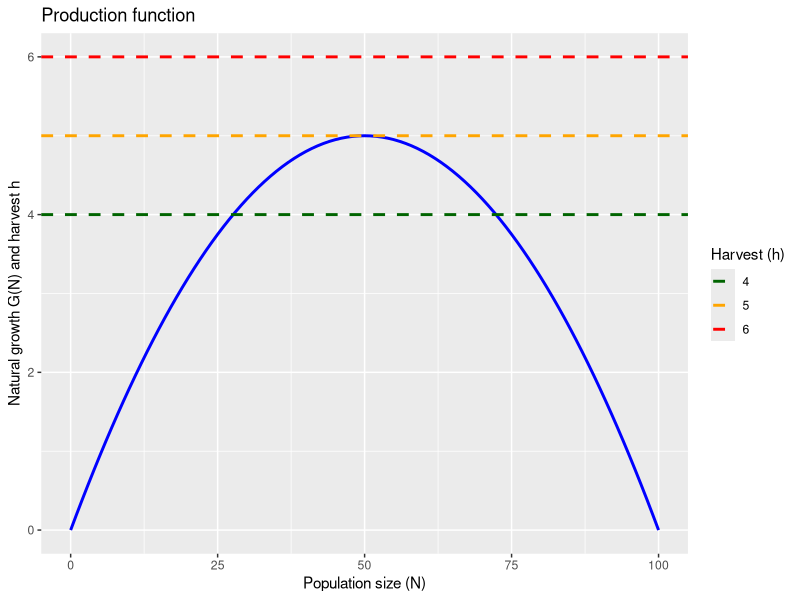
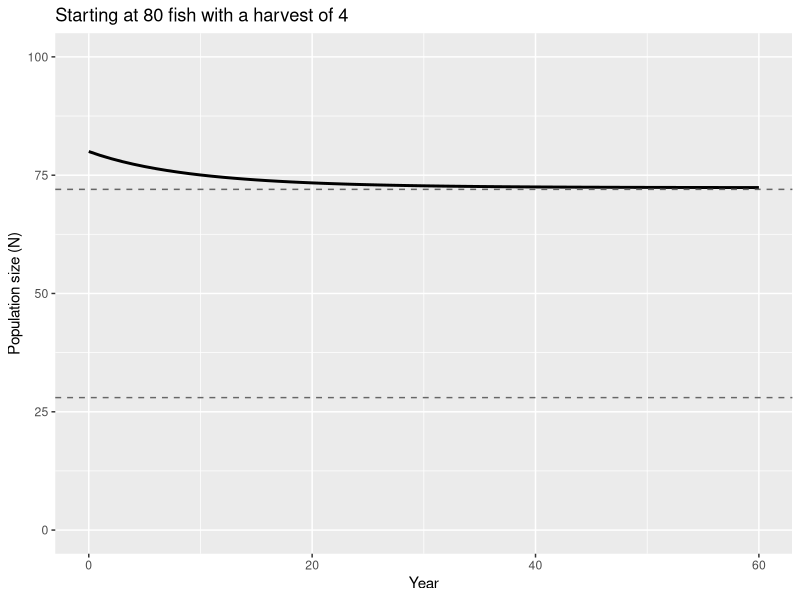
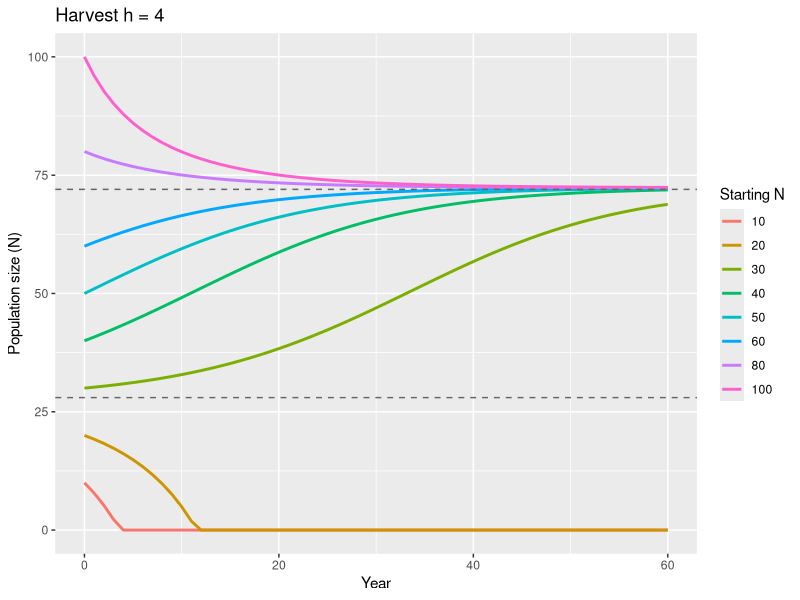
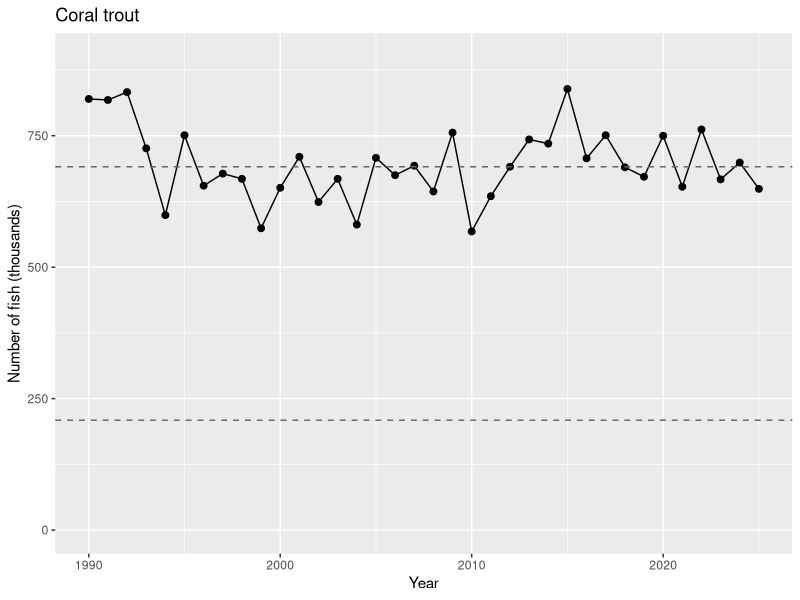
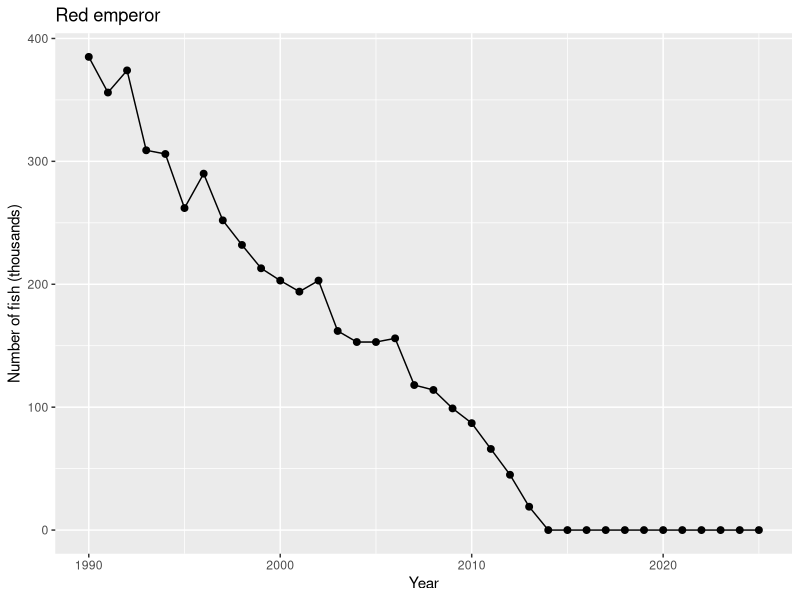
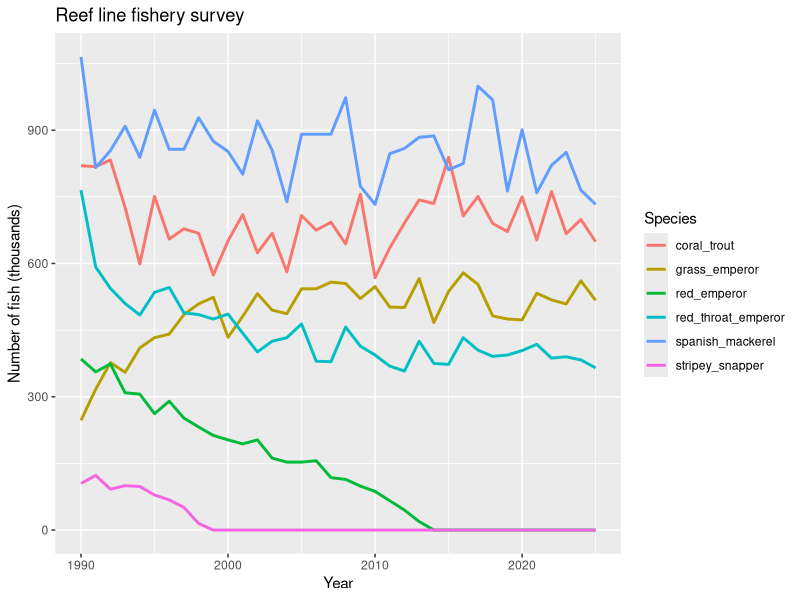
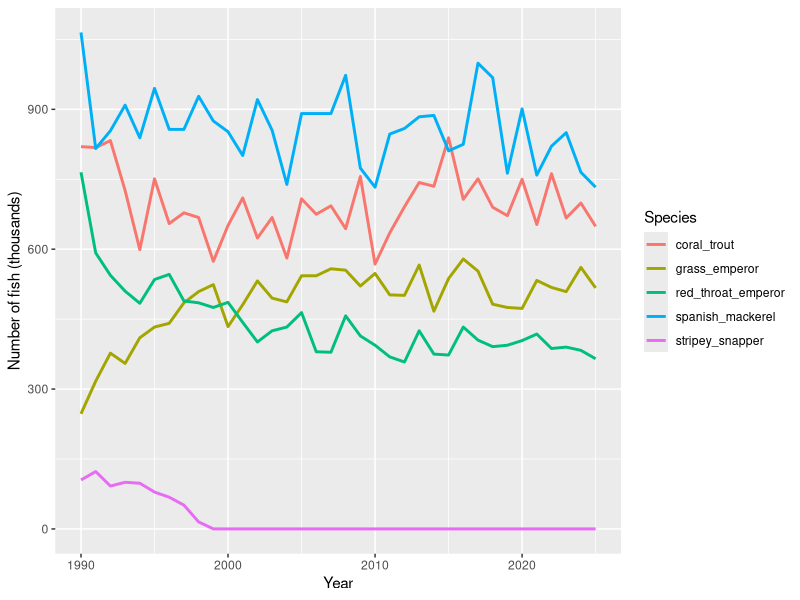

Source code (R) for these figures, in order:
## ---- chunk 1
knitr::opts_chunk$set(echo = TRUE)
## ---- chunk 2
# Carrying capacity K: the largest population the environment can support
K <- 100

# Per capita growth rate R0 when the population is tiny and there's no crowding
R0 <- 0.2

# The three harvests (fish per year) we will compare, the same as the lectures
harvests <- c(4, 5, 6)

## ---- chunk 3
# Build a data frame of population sizes from 0 to K in steps of 1
production <- data.frame(N = seq(0, K, by = 1))

# Calculate natural growth G(N) for every one of those population sizes
production$G_N <- R0 * (1 - production$N / K) * production$N

# Have a look at the first six rows
head(production)

## ---- chunk 4
# Load ggplot2. Every document has to load the packages it uses, in a chunk
library(ggplot2)

# Put the three harvests into a small data frame so that ggplot can draw a
# line for each one
harvest_lines <- data.frame(h = harvests)

# Plot the production function G(N) against N as a line
ggplot(production, aes(x = N, y = G_N)) +
  geom_line(colour = "blue", linewidth = 1) +
  # Add a dashed horizontal line for each harvest. factor() treats each harvest
  # as a separate group, so each one gets its own colour and legend entry
  geom_hline(data = harvest_lines, aes(yintercept = h, colour = factor(h)),
             linetype = "dashed", linewidth = 1) +
  # Choose the colour for each harvest and give the legend a title
  scale_colour_manual(name = "Harvest (h)",
                      values = c("4" = "darkgreen", "5" = "orange", "6" = "red")) +
  labs(x = "Population size (N)",
       y = "Natural growth G(N) and harvest h",
       title = "Production function")

## ---- chunk 5
# Rows 1 to 5, all columns
production[1:5, ]

# Rows 1, 51 and 101 (N = 0, 50 and 100), all columns. c() combines the numbers
production[c(1, 51, 101), ]

# All rows, but only the G_N column. This gives a vector, just like production$G_N
head(production[, "G_N"])

## ---- chunk 6
# Is G(N) greater than 4? This gives one TRUE or FALSE for every row
head(production$G_N > 4)

## ---- chunk 7
# Keep only the rows where G(N) is greater than 4.8
production[production$G_N > 4.8, ]

## ---- chunk 8
# Rows where N is between 45 and 55. Both conditions must be TRUE, so use &
production[production$N >= 45 & production$N <= 55, ]

## ---- chunk 9
# Find the row where G(N) is equal to its largest value
production[production$G_N == max(production$G_N), ]

## ---- chunk 10
# Population size at the maximum sustainable yield
N_MSY <- K / 2

# The maximum sustainable yield
MSY <- R0 * K / 4

# Print both
N_MSY
MSY

## ---- chunk 11
# Keep only the population sizes where natural growth can keep up with a harvest of 4
can_sustain_4 <- production[production$G_N >= 4, ]

# How many rows are there?
nrow(can_sustain_4)

# Look at the first few and last few rows
head(can_sustain_4)
tail(can_sustain_4)

## ---- chunk 12
# Store the two approximate equilibria for a harvest of 4
lower_eq <- min(can_sustain_4$N)
upper_eq <- max(can_sustain_4$N)

# The same trick for a harvest of 5
production[production$G_N >= 5, ]

# And for a harvest of 6
production[production$G_N >= 6, ]

## ---- chunk 13
# a. Keep the rows where G(N) is at least 3, then look at the smallest and largest N
can_sustain_3 <- production[production$G_N >= 3, ]
min(can_sustain_3$N)
max(can_sustain_3$N)

# b. Pick out the G_N value in the rows where N is 25 and where N is 75.
# They're the same because the production function is symmetric about N = K/2
production[production$N == 25, "G_N"]
production[production$N == 75, "G_N"]

# c. Count the rows where G(N) is less than 1
nrow(production[production$G_N < 1, ])

# d. Use | for OR
production[production$N < 5 | production$N > 95, ]

## ---- chunk 14
# Number of years to run each simulation for
n_years <- 60

# Starting population and harvest for this simulation
N0 <- 80
h <- 4

# An empty vector with one slot for each year, from year 0 to year 60
N <- numeric(n_years + 1)

# Put the starting population in the first slot
N[1] <- N0

# Step the model forward one year at a time using N(t+1) = N(t) + G(N(t)) - h.
# A population can't have fewer than zero fish, so max(0, ...) takes whichever
# is bigger, zero or the new population size
for (t in 1:n_years) {
  N[t + 1] <- max(0, N[t] + R0 * (1 - N[t] / K) * N[t] - h)
}

# ggplot needs a data frame, so put the years and population sizes into one
one_sim <- data.frame(year = 0:n_years, N = N)

# Plot the population over time
ggplot(one_sim, aes(x = year, y = N)) +
  geom_line(linewidth = 1) +
  # Add the two equilibria we found earlier as dashed grey lines
  geom_hline(yintercept = c(lower_eq, upper_eq), linetype = "dashed", colour = "grey40") +
  # Show the y axis from 0 to K
  coord_cartesian(ylim = c(0, K)) +
  labs(x = "Year",
       y = "Population size (N)",
       title = "Starting at 80 fish with a harvest of 4")

## ---- chunk 15
# Every combination of 8 starting populations and our 3 harvests, 24 scenarios in all
scenarios <- expand.grid(N0 = c(10, 20, 30, 40, 50, 60, 80, 100),
                         h = harvests)

# Have a look
scenarios

## ---- chunk 16
# An empty data frame to collect the results of every simulation
simulations <- data.frame()

# The outer loop: go through the scenarios one row at a time
for (s in 1:nrow(scenarios)) {

  # Use subsetting to pull out the starting population and harvest for this scenario
  N0 <- scenarios[s, "N0"]
  h <- scenarios[s, "h"]

  # The inner loop: exactly the same simulation as before
  N <- numeric(n_years + 1)
  N[1] <- N0
  for (t in 1:n_years) {
    N[t + 1] <- max(0, N[t] + R0 * (1 - N[t] / K) * N[t] - h)
  }

  # Store this simulation in a small data frame, one row per year
  one_run <- data.frame(year = 0:n_years, N = N, N0 = N0, h = h)

  # rbind() stacks one data frame on the bottom of another
  simulations <- rbind(simulations, one_run)
}

# Check what we've made
str(simulations)

## ---- chunk 17
# The simulation that started at 30 fish with a harvest of 4
run_30_4 <- simulations[simulations$h == 4 & simulations$N0 == 30, ]

# Look at the first and last few years
head(run_30_4)
tail(run_30_4)

## ---- chunk 18
# Keep only the rows from the final year
final <- simulations[simulations$year == n_years, ]

# Have a look
final

## ---- chunk 19
# TRUE if the population ended at zero, FALSE if it didn't
final$collapsed <- final$N == 0

# Only the scenarios that collapsed, showing just three of the columns
final[final$collapsed == TRUE, c("h", "N0", "N")]

# sum() counts the TRUEs, because R treats TRUE as 1 and FALSE as 0
sum(final$collapsed)

## ---- chunk 20
# Final population for the scenarios that started at 20, 30 or 40 fish
final[final$N0 %in% c(20, 30, 40), c("h", "N0", "N")]

## ---- chunk 21
# Sort the final populations from smallest to largest
final[order(final$N), c("h", "N0", "N")]

## ---- chunk 22
# Choose which harvest to plot
h_plot <- 4

# Subset out the simulations for that harvest
sims_h <- simulations[simulations$h == h_plot, ]

# One line per starting population. factor() turns N0 into groups, so each
# starting population gets its own colour
ggplot(sims_h, aes(x = year, y = N, colour = factor(N0))) +
  geom_line(linewidth = 1) +
  # Add the two equilibria we found for a harvest of 4
  geom_hline(yintercept = c(lower_eq, upper_eq), linetype = "dashed", colour = "grey40") +
  coord_cartesian(ylim = c(0, K)) +
  # paste() builds a title that changes with h_plot
  labs(x = "Year",
       y = "Population size (N)",
       colour = "Starting N",
       title = paste("Harvest h =", h_plot))

## ---- chunk 23
# b. Rows of final where h is 5 AND the population collapsed, then just the N0 column
final[final$h == 5 & final$collapsed == TRUE, "N0"]

# c. Subset out the simulation, then find the years where N is zero and take the first
run_100_6 <- simulations[simulations$h == 6 & simulations$N0 == 100, ]
min(run_100_6[run_100_6$N == 0, "year"])

# d. Three conditions are fine too, but here we only need two
simulations[simulations$h == 4 & simulations$year == 10, c("N0", "N")]

## ---- chunk 24
# Read in the survey counts and the parameters for each species
counts <- read.csv("reef_fishery_counts.csv")
params <- read.csv("reef_fishery_parameters.csv")

# Have a look at the first six years of counts
head(counts)

# And the parameters
params

## ---- chunk 25
# The maximum sustainable yield for each species
params$MSY <- params$R0 * params$K / 4

# TRUE if the annual harvest is bigger than the MSY, FALSE if it isn't
params$over_MSY <- params$annual_harvest > params$MSY

# Have a look
params

# Subset out the species that are harvested above their MSY
params[params$over_MSY == TRUE, c("species", "annual_harvest", "MSY")]

## ---- chunk 26
# The most recent survey, every species
counts[counts$year == 2025, ]

# Red emperor counts from 2010 to 2015
counts[counts$year >= 2010 & counts$year <= 2015, c("year", "red_emperor")]

# The years in which no red emperor were counted at all
counts[counts$red_emperor == 0, "year"]

# So the first year the red emperor was counted at zero was
min(counts[counts$red_emperor == 0, "year"])

## ---- chunk 27
# Pull out the row of params for coral trout
trout <- params[params$species == "coral_trout", ]

# The production function for coral trout, from 0 to its carrying capacity
trout_prod <- data.frame(N = seq(0, trout$K, by = 1))
trout_prod$G_N <- trout$R0 * (1 - trout_prod$N / trout$K) * trout_prod$N

# Keep the population sizes where natural growth is at least as big as the harvest
trout_ok <- trout_prod[trout_prod$G_N >= trout$annual_harvest, ]

# The two ends of that range are the approximate equilibria
trout_lower <- min(trout_ok$N)
trout_upper <- max(trout_ok$N)
trout_lower
trout_upper

## ---- chunk 28
# Plot the coral trout counts over time, with both points and lines
ggplot(counts, aes(x = year, y = coral_trout)) +
  geom_line() +
  geom_point(size = 2) +
  # Add the two equilibria as dashed grey lines
  geom_hline(yintercept = c(trout_lower, trout_upper), linetype = "dashed", colour = "grey40") +
  coord_cartesian(ylim = c(0, trout$K)) +
  labs(x = "Year",
       y = "Number of fish (thousands)",
       title = "Coral trout")

## ---- chunk 29
# Mean coral trout count from 2000 onwards
mean(counts[counts$year >= 2000, "coral_trout"])

## ---- chunk 30
# a. Rows where red_emperor is below 100, year column only
counts[counts$red_emperor < 100, "year"]

# b. Rows of params where over_MSY is FALSE. != means "is not equal to"
params[params$over_MSY != TRUE, "species"]

# c. The red emperor's production function never reaches its harvest of 40,
# so the subset has no rows at all. No equilibrium means collapse
emperor <- params[params$species == "red_emperor", ]
emperor_prod <- data.frame(N = seq(0, emperor$K, by = 1))
emperor_prod$G_N <- emperor$R0 * (1 - emperor_prod$N / emperor$K) * emperor_prod$N
nrow(emperor_prod[emperor_prod$G_N >= emperor$annual_harvest, ])

# d. The same plot as the coral trout, with the red emperor column
ggplot(counts, aes(x = year, y = red_emperor)) +
  geom_line() +
  geom_point(size = 2) +
  labs(x = "Year",
       y = "Number of fish (thousands)",
       title = "Red emperor")

# e. A minus sign drops a row or column, so -1 drops the first column (year)
counts[counts$year == 2025, -1]

## ---- chunk 31
# Load the tidyverse. This loads ggplot2 as well, along with a bunch of others
library(tidyverse)

## ---- chunk 32
# These two lines do exactly the same thing
head(counts, 3)
counts |> head(3)

## ---- chunk 33
# Take counts, and then pivot every column except year into two new columns,
# one holding the old column names (species) and one holding the values (N)
counts_long <- counts |>
  pivot_longer(cols = -year, names_to = "species", values_to = "N")

# Have a look
counts_long

# 36 years x 6 species should give 216 rows
nrow(counts_long)

## ---- chunk 34
# One line per species, coloured by species
ggplot(counts_long, aes(x = year, y = N, colour = species)) +
  geom_line(linewidth = 1) +
  labs(x = "Year",
       y = "Number of fish (thousands)",
       colour = "Species",
       title = "Reef line fishery survey")

## ---- chunk 35
# Which species had no fish at all in the 2025 survey? A comma inside filter()
# means AND, so both conditions must be TRUE
counts_long |>
  filter(year == 2025, N == 0)

# The MSY calculation from earlier, the dplyr way. Notice there's no params$
# anywhere. We don't store the result because params already has these columns
params |>
  mutate(MSY = R0 * K / 4,
         over_MSY = annual_harvest > MSY)

# The mean, smallest and largest survey estimate for each species
counts_long |>
  group_by(species) |>
  summarise(mean_N = mean(N),
            min_N = min(N),
            max_N = max(N))

## ---- chunk 36
# Take the long data, and then spread the species back out into their own columns
counts_long |>
  pivot_wider(names_from = species, values_from = N)

## ---- chunk 37
# Take the long data, and then
decade_means <- counts_long |>
  # add a decade column. floor() rounds down, so 1997 / 10 = 199.7 becomes 199,
  # times 10 is 1990, and paste0() glues on an "s" to make "1990s"
  mutate(decade = paste0(floor(year / 10) * 10, "s")) |>
  # and then work out the mean for each species in each decade, rounded to a
  # whole number. .groups = "drop" removes the grouping once we're done with it
  group_by(species, decade) |>
  summarise(mean_N = round(mean(N)), .groups = "drop") |>
  # and then spread the decades out into their own columns
  pivot_wider(names_from = decade, values_from = mean_N)

# Have a look
decade_means

## ---- chunk 38
# a. Two conditions inside filter()
counts_long |>
  filter(species == "red_emperor", N < 100)

# b. Keep the zero counts for red_emperor, and then take the smallest year
counts_long |>
  filter(species == "red_emperor", N == 0) |>
  summarise(first_zero = min(year))

# c. over_MSY is already TRUE or FALSE, so we can filter on it directly
params |>
  filter(over_MSY) |>
  select(species, annual_harvest, MSY)

# d. First get the names of the species below their MSY. pull() takes a single
# column out as a vector, just like $ does
below_MSY <- params |>
  filter(!over_MSY) |>
  pull(species)

counts_long |>
  filter(species %in% below_MSY) |>
  ggplot(aes(x = year, y = N, colour = species)) +
  geom_line(linewidth = 1) +
  labs(x = "Year", y = "Number of fish (thousands)", colour = "Species")

# e. Keep the four years, and then spread the years out into columns
counts_long |>
  filter(year %in% c(1990, 2000, 2010, 2020)) |>
  pivot_wider(names_from = year, values_from = N)
